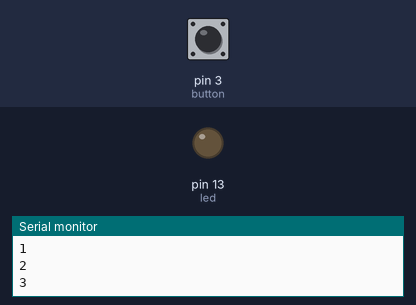
A sketch run on a simulated Arduino Uno, built with avr-gcc and run on an emulated ATmega328P. Shown: output pins drawn as LEDs (lit = HIGH), the last lines printed to the serial monitor. The test bench sets the inputs (shaded band); at power-on: pin 3 (button) HIGH.

Above: at 6.8 s.
6.9 s: pin 3 (button) pulled LOW for 2.6 s
At 8.5 s:
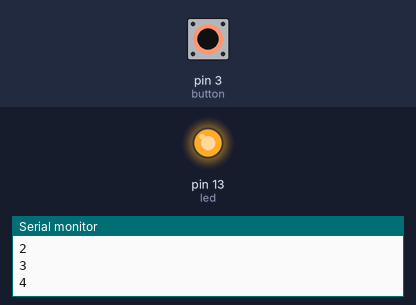
Timing chart, 0 to 10.0 s (numbered marks = the images above; inputs shaded):
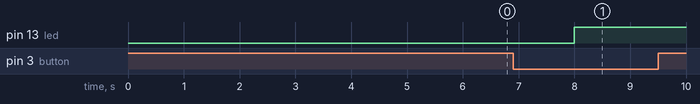

The sketch:

Contador___prender_y_apagar_led_con_boton.ino
```cpp
#define button 3
#define led 13

int contador;
bool led_state;
bool last_state;

void setup() {
  pinMode(button,INPUT_PULLUP);
  pinMode(led,OUTPUT);
  Serial.begin(9600);
}

void loop() {
  Serial.println(contador);
  contador++;
  delay(2000);
  bool estado = digitalRead(button);
  if(estado == LOW && estado != last_state){
    led_state = !led_state;
  }
  digitalWrite(led,led_state);
  last_state = estado;

  /*  Intento

  if(encendido == 0 && digitalRead(boton) == 0){
    digitalWrite(led,HIGH);
    encendido = 1;
    Serial.print("Estado botón: ");
    Serial.println(encendido);
    delay(500);
  }
  if(encendido == 1 && digitalRead(boton) == 0){
    digitalWrite(led,LOW);
    encendido = 0;
    Serial.print("Estado botón: ");
    Serial.println(encendido);
    delay(500);
  }*/


}
```

Measured:
- after the input at 6.9 s, pin 13 (led): LOW → HIGH after 1.1 s
